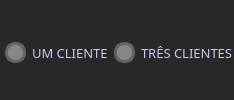
              <widget class="QFrame" name="frame_22">
               <property name="styleSheet">
                <string notr="true">background-color: rgb(40, 40, 40);
border-radius: 10px;
color:rgb(200, 200, 255);</string>
               </property>
               <property name="frameShape">
                <enum>QFrame::StyledPanel</enum>
               </property>
               <property name="frameShadow">
                <enum>QFrame::Raised</enum>
               </property>
               <layout class="QHBoxLayout" name="horizontalLayout_12">
                <property name="spacing">
                 <number>5</number>
                </property>
                <property name="leftMargin">
                 <number>5</number>
                </property>
                <property name="topMargin">
                 <number>5</number>
                </property>
                <property name="rightMargin">
                 <number>0</number>
                </property>
                <property name="bottomMargin">
                 <number>0</number>
                </property>
                <item>
                 <widget class="QFrame" name="frame_40">
                  <property name="frameShape">
                   <enum>QFrame::StyledPanel</enum>
                  </property>
                  <property name="frameShadow">
                   <enum>QFrame::Raised</enum>
                  </property>
                  <layout class="QHBoxLayout" name="horizontalLayout_36">
                   <property name="spacing">
                    <number>0</number>
                   </property>
                   <property name="leftMargin">
                    <number>0</number>
                   </property>
                   <property name="topMargin">
                    <number>0</number>
                   </property>
                   <property name="rightMargin">
                    <number>0</number>
                   </property>
                   <property name="bottomMargin">
                    <number>0</number>
                   </property>
                   <item>
                    <widget class="QCheckBox" name="cbox_1cli">
                     <property name="sizePolicy">
                      <sizepolicy hsizetype="Expanding" vsizetype="Expanding">
                       <horstretch>0</horstretch>
                       <verstretch>0</verstretch>
                      </sizepolicy>
                     </property>
                     <property name="font">
                      <font>
                       <family>Quicksand</family>
                       <pointsize>10</pointsize>
                      </font>
                     </property>
                     <property name="styleSheet">
                      <string notr="true">QCheckBox::indicator{
	border: 3px solid rgb(100, 100, 100);
	width: 15px;
	height:15px;
	border-radius: 10px;
	background-color: rgb(135, 135, 135);
}
QCheckBox::indicator:checked{
	border: 3px solid rgb(195, 156, 0);
	background-color: rgb(255, 255, 127);
}</string>
                     </property>
                     <property name="text">
                      <string>UM CLIENTE</string>
                     </property>
                    </widget>
                   </item>
                  </layout>
                 </widget>
                </item>
                <item>
                 <widget class="QFrame" name="frame_41">
                  <property name="frameShape">
                   <enum>QFrame::StyledPanel</enum>
                  </property>
                  <property name="frameShadow">
                   <enum>QFrame::Raised</enum>
                  </property>
                  <layout class="QHBoxLayout" name="horizontalLayout_37">
                   <property name="spacing">
                    <number>0</number>
                   </property>
                   <property name="leftMargin">
                    <number>0</number>
                   </property>
                   <property name="topMargin">
                    <number>0</number>
                   </property>
                   <property name="rightMargin">
                    <number>0</number>
                   </property>
                   <property name="bottomMargin">
                    <number>0</number>
                   </property>
                   <item>
                    <widget class="QCheckBox" name="cbox_3cli">
                     <property name="sizePolicy">
                      <sizepolicy hsizetype="Expanding" vsizetype="Expanding">
                       <horstretch>0</horstretch>
                       <verstretch>0</verstretch>
                      </sizepolicy>
                     </property>
                     <property name="font">
                      <font>
                       <family>Quicksand</family>
                       <pointsize>10</pointsize>
                      </font>
                     </property>
                     <property name="styleSheet">
                      <string notr="true">QCheckBox::indicator{
	border: 3px solid rgb(100, 100, 100);
	width: 15px;
	height:15px;
	border-radius: 10px;
	background-color: rgb(135, 135, 135);
}
QCheckBox::indicator:checked{
	border: 3px solid rgb(195, 156, 0);
	background-color: rgb(255, 255, 127);
}</string>
                     </property>
                     <property name="text">
                      <string>TRÊS CLIENTES</string>
                     </property>
                    </widget>
                   </item>
                  </layout>
                 </widget>
                </item>
               </layout>
              </widget>
